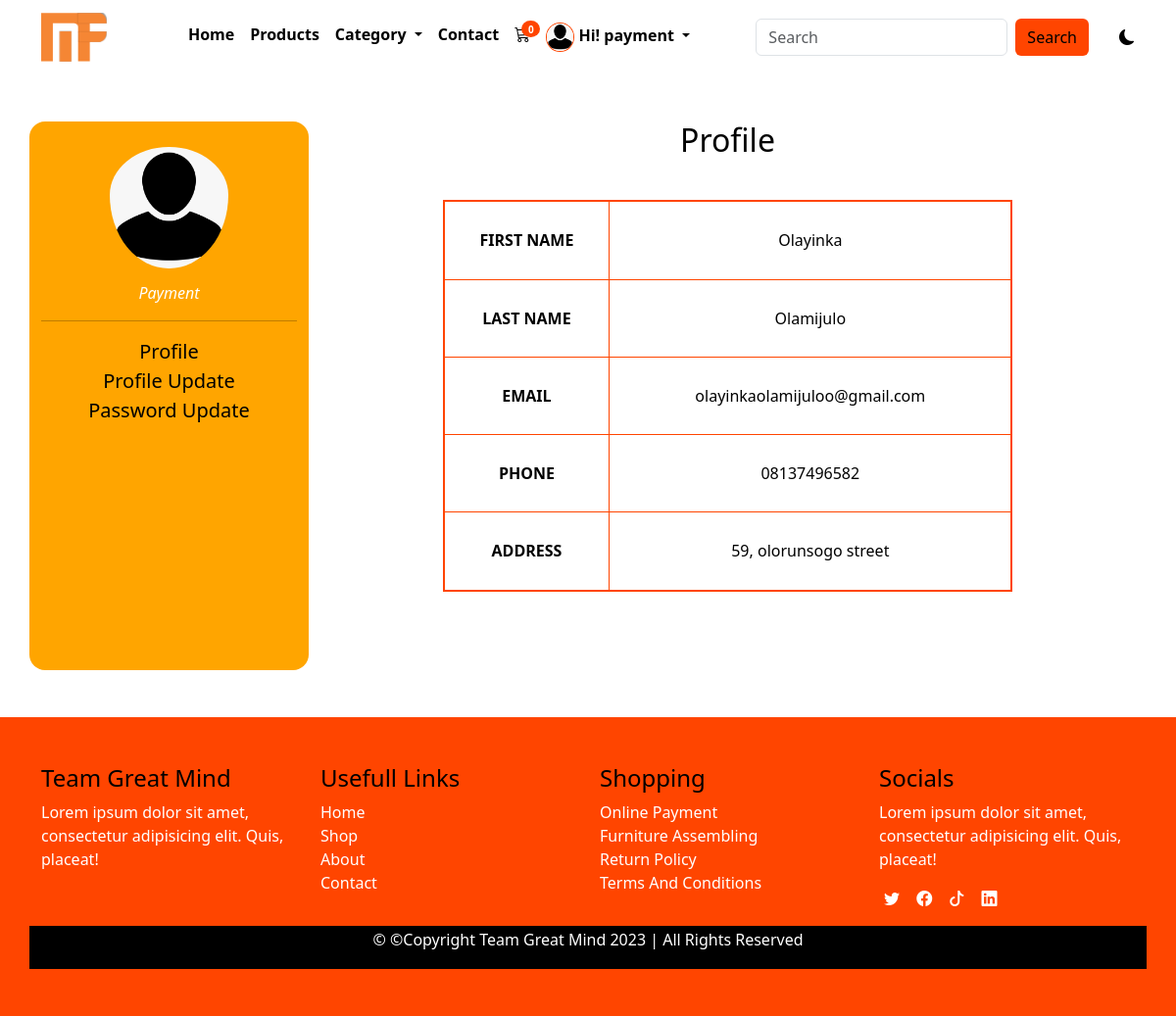
The page /profile (signed in) on the database its author committed.
### main/models.py (models this page shows, shortened)
class AppInfo (models.Model):
    appname = models.CharField(max_length=50)
    logo = models.ImageField(upload_to='logo')
    carousel1 = models.ImageField(upload_to='carousel1')
    carousel2 = models.ImageField(upload_to='carousel2')
    carousel3 = models.ImageField(upload_to='carousel3')
    banner = models.ImageField(upload_to='banner')
    avatar = models.ImageField(upload_to='avatar', default=True)
    copyright = models.IntegerField()

class Customer(models.Model):
    n_user = models.OneToOneField(User, on_delete=models.CASCADE)
    first_name = models.CharField(max_length=50)
    last_name = models.CharField(max_length=50)
    phone = models.CharField(max_length=15)
    email = models.EmailField(max_length=100)
    address = models.CharField(max_length=150)
    pix = models.ImageField(upload_to='pix')
    joined = models.DateField(auto_now=True)
    class Meta:
        db_table = 'customer'
        managed = True
        verbose_name = 'Customer'
        verbose_name_plural = 'Customer'

### main/views.py (the view)
# urls.py: path('profile', views.profile, name = "profile"),
def profile(request):
    userprof = Customer.objects.get(n_user__username = request.user.username)
    context = {
        'userprof':userprof
    }
    return render(request, 'profile.html', context)

### main/context_processor.py (called while the page is built)
def dropdown(request):
    info = AppInfo.objects.get(pk=1)
    fdog = Category.objects.all()
    context = {
        'info':info,
        'fdog':fdog,
    }
    return context

def cartcount(request):
    count = Cart.objects.filter(user__username = request.user.username, paid=False)
    itemcount = 0
    for item in count:
        itemcount += item.quantity
    context = {
        'itemcount':itemcount
    }
    return context

### main/templates/profile.html (shortened to what this page needs)
{% extends 'base.html' %}
{% block header %} {% include 'header.html' %} {% endblock header %}
{% block content %}
<div class="container">
    <div class="row my-5">
        <div class="col-12 col-md-3 pavat">
            <img src="{{userprof.pix.url}}" alt="">
            <p>{{userprof.n_user}}</p>
            <hr>
            <ul class="list-unstyled">
                <li><a href="{% url 'profile' %}">profile</a></li>
                <li><a href="{% url 'profile_update' %}">profile update</a></li>
                <li><a href="{% url 'password_update' %}">password update</a></li>
            </ul>
        </div>
        <div class="col-12 col-md-9 pdet">
            <table>
                <h2 class="text-center">Profile</h2>
                <tbody>
                    <tr>
                        <td class="left">FIRST NAME</td>
                        <td>{{userprof.first_name|title}} </td>
                    </tr>
                    <tr>
                        <td class="left">LAST NAME</td>
                        <td>{{userprof.last_name|title}} </td>
                    </tr>
                    <tr>
                        <td class="left">EMAIL </td>
                        <td>{{userprof.email}} </td>
                    </tr>
                    <tr>
                        <td class="left">PHONE </td>
                        <td>{{userprof.phone}}</td>
                    </tr>
                    <tr>
                        <td class="left">ADDRESS </td>
                        <td>{{userprof.address}}</td>
                    </tr>
                </tbody>
            </table>
        </div>
    </div>
</div>
{% endblock content %}
{% block footer %} {% include 'footer.html' %} {% endblock footer %}

### main/templates/header.html (shortened to what this page needs)
<nav class="navbar navbar-expand-lg bg-body-tertiary">
    <div class="container">
        <a class="navbar-brand" href="/index.html"><img src="{{info.logo.url}}" alt="" style="height: 50px;"></a>
        <div class="collapse navbar-collapse" id="navbarSupportedContent">
            <ul class="navbar-nav mx-auto mb-2 mb-lg-0">
                {% if user.is_authenticated %}
                <li class="nav-item">
                    <a class="nav-link" aria-current="page" href="{% url 'home' %}">Home</a>
                </li>
                <li class="nav-item">
                    <a class="nav-link" href=" {% url 'products' %} ">Products</a>
                </li>
                <li class="nav-item dropdown">
                    <a class="nav-link dropdown-toggle" href="#" role="button" data-bs-toggle="dropdown" aria-expanded="false">
                    Category
                    </a>
                </li>
                <li class="nav-item">
                    <a class="nav-link" href="{% url 'contact' %}">Contact</a>
                </li>
                <li class="nav-item">
                    <a class="nav-link" href="{% url 'cart' %}">
                        <div class="wrapper">
                            <i class="bi bi-cart3"></i>
                            <span class="badge">{{itemcount}}</span>
                        </div>
                    </a>
                </li>
                <li class="nav-item dropdown">
                    <a class="nav-link dropdown-toggle" href="#" role="button" data-bs-toggle="dropdown" aria-expanded="false">
                        {% if user.customer %}
                        <img src="{{user.customer.pix.url}}" alt="" style="height: 30px;">
                        {% endif %}
                        <span>Hi! {{user.username}}</span>
                    </a>
                </li>
                {% endif %}
            </ul>
            <form class="d-flex search" role="search" action="{% url 'search' %}" method="POST">
                <input class="form-control me-2" name="search" type="search" placeholder="Search" aria-label="Search">
                <button class="btn btn-outline-success" type="submit">Search</button>
            </form>
            <div class="samson">
                <i class="bi bi-moon-fill"></i>
            </div>
        </div>
    </div>
</nav>

### main/static/css/style.css (style rules this page uses)
* { padding: 0%; margin: 0%; box-sizing: border-box; }
.navbar { background: var(--bg) !important; }
.navbar-nav a { color: var(--text); font-weight: 600; }
.wrapper { position: relative; }
.wrapper span { position: absolute; right: -10px; top: -2px; background-color: orangered; font-size: 10px; border-radius: 50%; }
.nav-link img { border: 1px solid orangered; border-radius: 50%; }
.search button { background-color: orangered; border: none; color: black; font-weight: 500; }
.pavat { text-align: center; background-color: orange; border-radius: 1rem; height: 70vh; }
.pavat img { height: 150px; border-radius: 100%; padding-top: 10%; }
.pavat p { color: white; font-style: italic; text-transform: capitalize; padding-top: 5%; }
.pavat a { text-decoration: none; text-transform: capitalize; font-size: 20px; color: black; }
.pdet table { width: 70%; margin-left: 15%; margin-right: 15%; border: 2px solid orangered; margin-top: 5%; height: 50vh; text-align: center; }
.pdet table td { border: 1px solid orangered; }
.left { font-weight: 600; }
.samson { margin-left: 3%; cursor: pointer; }
:root { --bg: white; --icon: black; --text: black; }
body { background: var(--bg); color: var(--text); overflow: none; }

### rows shown on the page
AppInfo: logo (picture)
Customer: pix (placeholder picture), n_user "Payment", first_name "Olayinka", last_name "Olamijulo", email "olayinkaolamijuloo@gmail.com", phone "08137496582", address "59, olorunsogo street"

### other values the page prints
{{ itemcount }} "0"
{{ user.username }} "payment"
